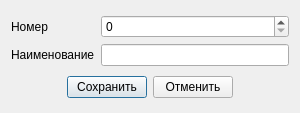
<?xml version="1.0" encoding="UTF-8"?>
<ui version="4.0">
 <class>FlightAssignAddClaimDialog</class>
 <widget class="QDialog" name="FlightAssignAddClaimDialog">
  <property name="geometry">
   <rect>
    <x>0</x>
    <y>0</y>
    <width>300</width>
    <height>113</height>
   </rect>
  </property>
  <property name="sizePolicy">
   <sizepolicy hsizetype="Fixed" vsizetype="Fixed">
    <horstretch>0</horstretch>
    <verstretch>0</verstretch>
   </sizepolicy>
  </property>
  <property name="windowTitle">
   <string>Добавление заявки</string>
  </property>
  <layout class="QGridLayout" name="gridLayout_2">
   <item row="0" column="0">
    <layout class="QGridLayout" name="gridLayout">
     <item row="0" column="0">
      <widget class="QLabel" name="lNumber">
       <property name="text">
        <string>Номер</string>
       </property>
      </widget>
     </item>
     <item row="0" column="1">
      <widget class="QSpinBox" name="sbNumber">
       <property name="maximum">
        <number>999</number>
       </property>
      </widget>
     </item>
     <item row="1" column="0">
      <widget class="QLabel" name="lName">
       <property name="text">
        <string>Наименование</string>
       </property>
      </widget>
     </item>
     <item row="1" column="1">
      <widget class="QLineEdit" name="leName">
       <property name="maxLength">
        <number>100</number>
       </property>
      </widget>
     </item>
    </layout>
   </item>
   <item row="1" column="0">
    <layout class="QHBoxLayout" name="horizontalLayout">
     <item>
      <spacer name="horizontalSpacer">
       <property name="orientation">
        <enum>Qt::Horizontal</enum>
       </property>
       <property name="sizeHint" stdset="0">
        <size>
         <width>40</width>
         <height>20</height>
        </size>
       </property>
      </spacer>
     </item>
     <item>
      <widget class="QPushButton" name="pbAdd">
       <property name="text">
        <string>Сохранить</string>
       </property>
      </widget>
     </item>
     <item>
      <widget class="QPushButton" name="pbCancel">
       <property name="text">
        <string>Отменить</string>
       </property>
      </widget>
     </item>
     <item>
      <spacer name="horizontalSpacer_2">
       <property name="orientation">
        <enum>Qt::Horizontal</enum>
       </property>
       <property name="sizeHint" stdset="0">
        <size>
         <width>40</width>
         <height>20</height>
        </size>
       </property>
      </spacer>
     </item>
    </layout>
   </item>
  </layout>
 </widget>
 <resources/>
 <connections/>
</ui>
